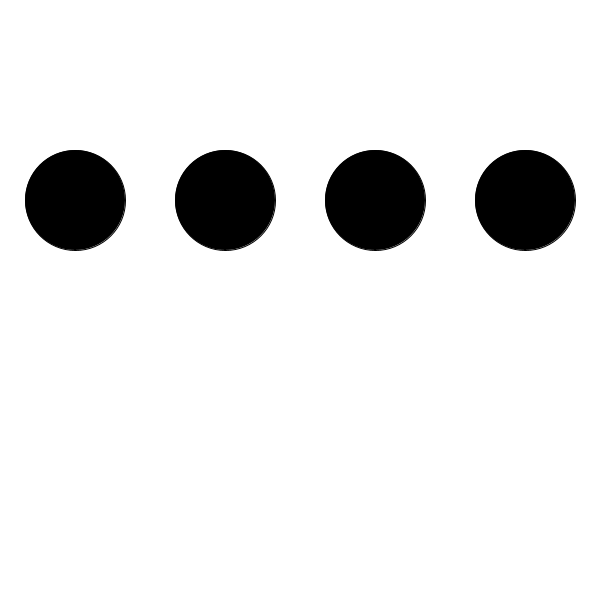
Frame 1 (no input)
Frame 60 (the mouse pressed at the canvas centre just before this capture): identical to frame 1, image omitted
Frame 120 (the mouse held since frame 60 and released just before this capture): identical to frame 1, image omitted

The Processing sketch that drew this single still picture (run headless with seeded random() and noise(); from frame 60 on, the mouse is pressed at the canvas centre):

// Processing sketch: hw1
// ── hw1.pde
String word[];
float x[];

void setup(){
  
  background(255);
  size(600,600);
  
  word=new String[4];
  x=new float[4];
  
  for(int i=0;i<4;i++){
    
    word[0]="inspirational";
    word[1]="so inspirational";
    word[2]="don't you feel so inspired";
    word[3]="motivating quots are so motivating";
    x[i]=width/4*(i+.5);
    
  }
}

void draw(){
  background(255);
  for(int i=0;i<4;i++){
    if(x[i]-100<mouseX && mouseX<x[i]+100 && 100<mouseY && mouseY<300 && mousePressed){
      displayText(word[i]);
      fill(255);
    } else {
      fill(0);
    }
    ellipse(x[i],200,100,100);
  }
}

void displayText(String a){
  textSize(40);
  textAlign(CENTER,CENTER);
  fill(0);
  text(a,width/2,height/2);
}
